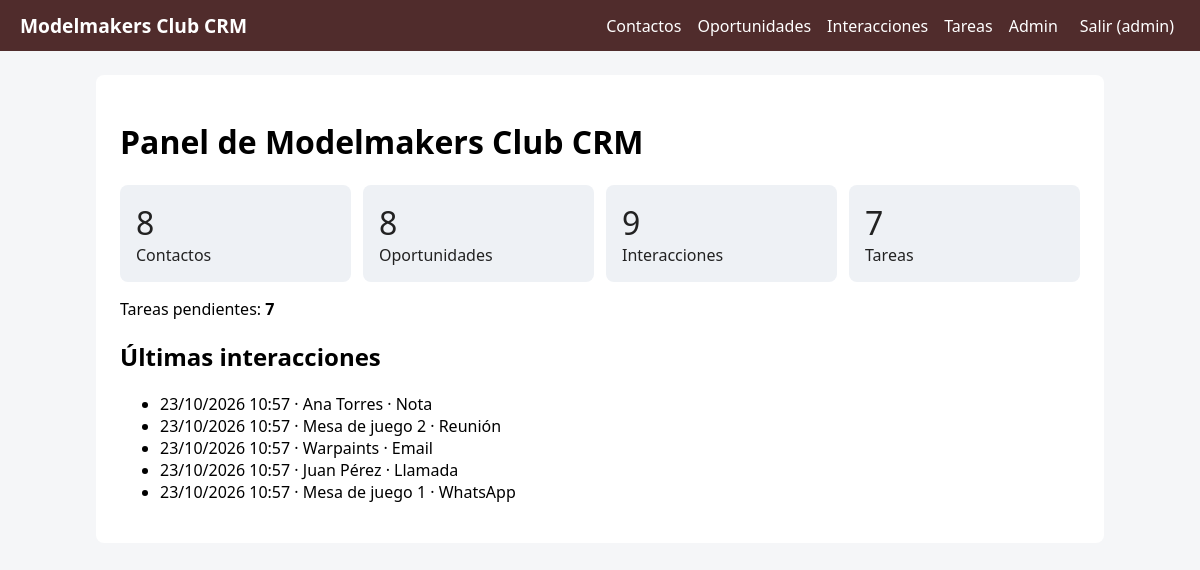
The app's page / (signed in) with its own data.
### interacciones/models.py (models this page shows, shortened)
class Interaccion(models.Model):
    CANALES = [
        ('llamada', 'Llamada'),
        ('email', 'Email'),
        ('reunion', 'Reunión'),
        ('nota', 'Nota'),
        ('whatsapp', 'WhatsApp')
    ]
    contacto = models.ForeignKey(
        'contactos.Contacto',
        on_delete=models.CASCADE,
        related_name='interacciones'
    )
    canal = models.CharField(
        max_length=20,
        choices=CANALES,
        default='nota'
    )
    resumen = models.TextField()
    fecha = models.DateTimeField(default=timezone.now)
    autor = models.ForeignKey(
        'auth.User',
        on_delete=models.SET_NULL,
        null=True,
        blank=True
    )
    class Meta:
        ordering = ['-fecha']
        verbose_name_plural = 'interacciones'

### contactos/models.py (models this page shows)
class Contacto(models.Model):
    TIPOS = [
        ('socio', 'Socio'),
        ('jugador', 'Jugador Habitual'),
        ('modelista','Pintor / Modelista'),
        ('proveedor', 'Proveedor / Marca'),
        ('cliente', 'Cliente casual'),
        ('mesa', "Mesa de juego"),
        ('otro','Otro')
    ]
    nombre = models.CharField(max_length=120)                        # Texto corto. max_length es OBLIGATORIO
    tipo = models.CharField(max_length=20, choices=TIPOS, default='cliente')  # choices -> desplegable en formularios
    email = models.EmailField(blank=True)                            # blank=True -> se puede dejar vacío
    telefono = models.CharField(max_length=30, blank=True)           # Teléfono como texto (admite +34, espacios)
    notas = models.TextField(blank=True, max_length=500)             # Texto largo
    creado = models.DateTimeField(auto_now_add=True)                 # auto_now_add -> fecha de creación automática
    cuota_mensual = models.BooleanField(default=False, verbose_name="Cuota mensual", help_text="Marca si el socio ha pagado la mensualidad de la asociación")  # Booleano con etiqueta y ayuda
    sistema_preferido = models.CharField(max_length=100, blank=True, verbose_name="Sistema de juego preferido", help_text="P.ej. Warhammer 40k, Age of Sigmar, Star Wars X-Wing, etc.")  # Campo adicional para el sistema de juego preferido
    class Meta:
        ordering = ['nombre']              # Orden por defecto. '-campo' = descendente
    def __str__(self):
        return self.nombre                 # Cómo se muestra el objeto en admin, desplegables, títulos

### core/views.py (the view)
# urls.py: path('', views.inicio, name='inicio'),
@login_required   # Sin sesión iniciada -> redirige al login
def inicio(request):
    resumen = []
    for app, modelo, etiqueta in [('contactos', 'Contacto', 'Contactos'),
                                ('oportunidades', 'Oportunidad', 'Oportunidades'),
                                ('interacciones', 'Interaccion', 'Interacciones'),
                                ('tareas', 'Tarea', 'Tareas')]:
        M = _modelo(app, modelo)
        if M:
            resumen.append({'etiqueta': etiqueta, 'n': M.objects.count(), 'url': f'{app}:index'})
    ultimas, pendientes, fidelizado = [], None, None
    Inter = _modelo('interacciones', 'Interaccion')
    if Inter:
        ultimas = Inter.objects.select_related('contacto')[:5]      # Últimas 5 (el modelo ya ordena por -fecha)
    Tarea = _modelo('tareas', 'Tarea')
    if Tarea:
        pendientes = Tarea.objects.filter(hecha=False).count()      # filter(campo=valor) = WHERE
    Op = _modelo('oportunidades', 'Oportunidad')
    if Op:
        fidelizado = Op.objects.filter(etapa='fidelizado').aggregate(t=Sum('importe'))['t'] or 0   # Sum = suma de la columna
    return render(request, 'core/inicio.html', {
        'resumen': resumen, 'ultimas': ultimas, 'pendientes': pendientes, 'fidelizado': fidelizado})

### core/context_processors.py (called while the page is built)
def crm(request):
    return {
        'NOMBRE_CRM': settings.NOMBRE_CRM,
        'COLOR': settings.COLOR_PRINCIPAL,
        'modulos': [{'nombre': m.capitalize(), 'url': f'{m}:index'} for m in settings.MODULOS_CRM],
    }

### core/views.py (called while the page is built)
def _modelo(app, nombre):
    try:
        return apps.get_model(app, nombre)
    except LookupError:
        return None

### core/templates/core/inicio.html (shortened to what this page needs)
{% extends 'core/base.html' %}
{% block content %}
<h1>Panel de {{ NOMBRE_CRM }}</h1>
<div style="display:flex;gap:12px;flex-wrap:wrap">
{% for r in resumen %}
 <a href="{% url r.url %}" style="flex:1;min-width:140px;background:#eef1f5;padding:16px;border-radius:8px;text-decoration:none;color:#222">
  <div style="font-size:2em">{{ r.n }}</div>{{ r.etiqueta }}</a>
{% endfor %}
</div>
{% if pendientes != None %}<p>Tareas pendientes: <strong>{{ pendientes }}</strong></p>{% endif %}
{% if ultimas %}<h2>Últimas interacciones</h2>
<ul>{% for i in ultimas %}<li>{{ i.fecha|date:"d/m/Y H:i" }} · {{ i.contacto }} · {{ i.get_canal_display }}</li>{% endfor %}</ul>{% endif %}
{% endblock %}

### core/templates/core/base.html (shortened to what this page needs)
<!doctype html>
<html lang="es"><head><meta charset="utf-8">
</head>
<body>
<nav>
 <a class="marca" href="{% url 'inicio' %}">{{ NOMBRE_CRM }}</a>
 {% for m in modulos %}<a href="{% url m.url %}">{{ m.nombre }}</a>{% endfor %}
 {% if user.is_staff %}<a href="/admin/">Admin</a>{% endif %}
 {% if user.is_authenticated %}
  <form method="post" action="{% url 'logout' %}" style="margin:0">{% csrf_token %}<button>Salir ({{ user.username }})</button></form>
 {% endif %}
</nav>
<main>
 {% block content %}{% endblock %}
</main>
</body></html>

### records on screen
Interaccion: fecha "23/10/2026 10:57", contacto "Ana Torres", canal "Nota"
Interaccion: fecha "23/10/2026 10:57", contacto "Mesa de juego 2", canal "Reunión"
Interaccion: fecha "23/10/2026 10:57", contacto "Warpaints", canal "Email"
Interaccion: fecha "23/10/2026 10:57", contacto "Juan Pérez", canal "Llamada"
Interaccion: fecha "23/10/2026 10:57", contacto "Mesa de juego 1", canal "WhatsApp"

### other values on screen
{{ NOMBRE_CRM }} "Modelmakers Club CRM"
{{ m.nombre }} "Contactos" "Oportunidades" "Interacciones" "Tareas"
{{ user.username }} "admin"
{{ r.n }} "8" "8" "9" "7"
{{ r.etiqueta }} "Contactos" "Oportunidades" "Interacciones" "Tareas"
{{ pendientes }} "7"
